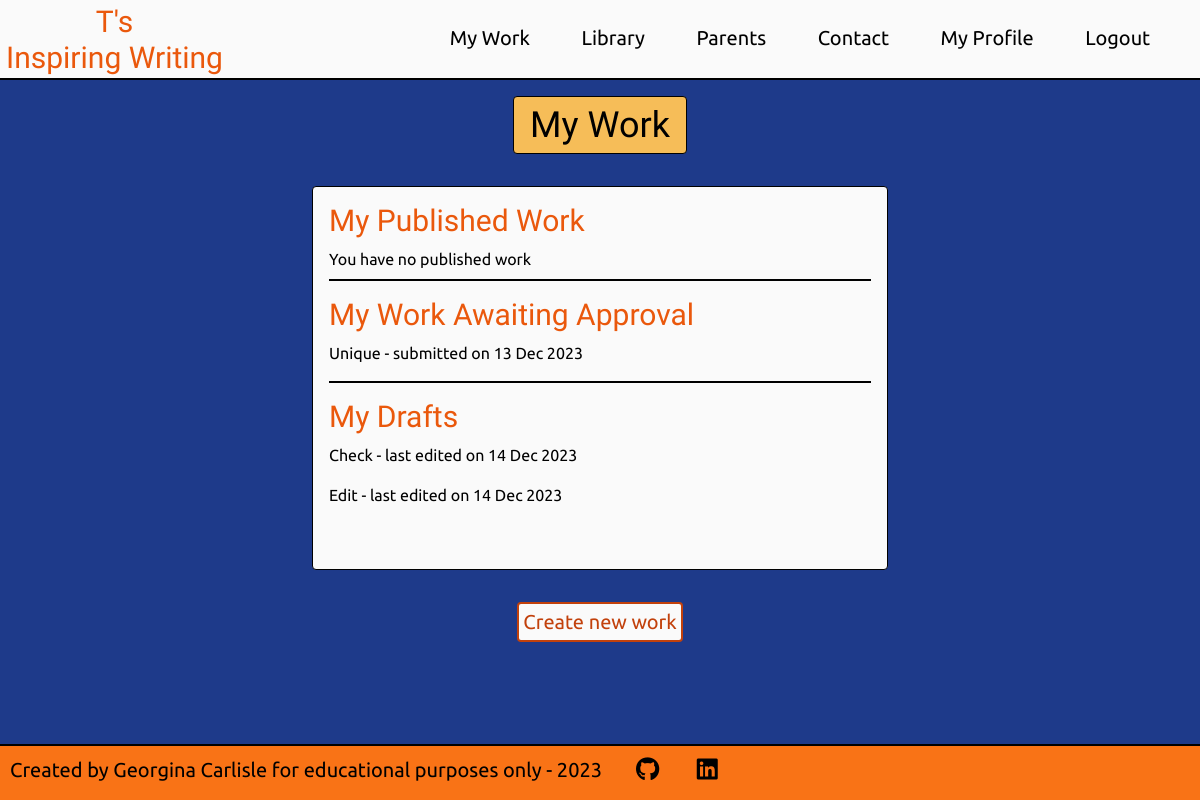
Page /writing/my_work/3 (signed in) on the earlier database version.
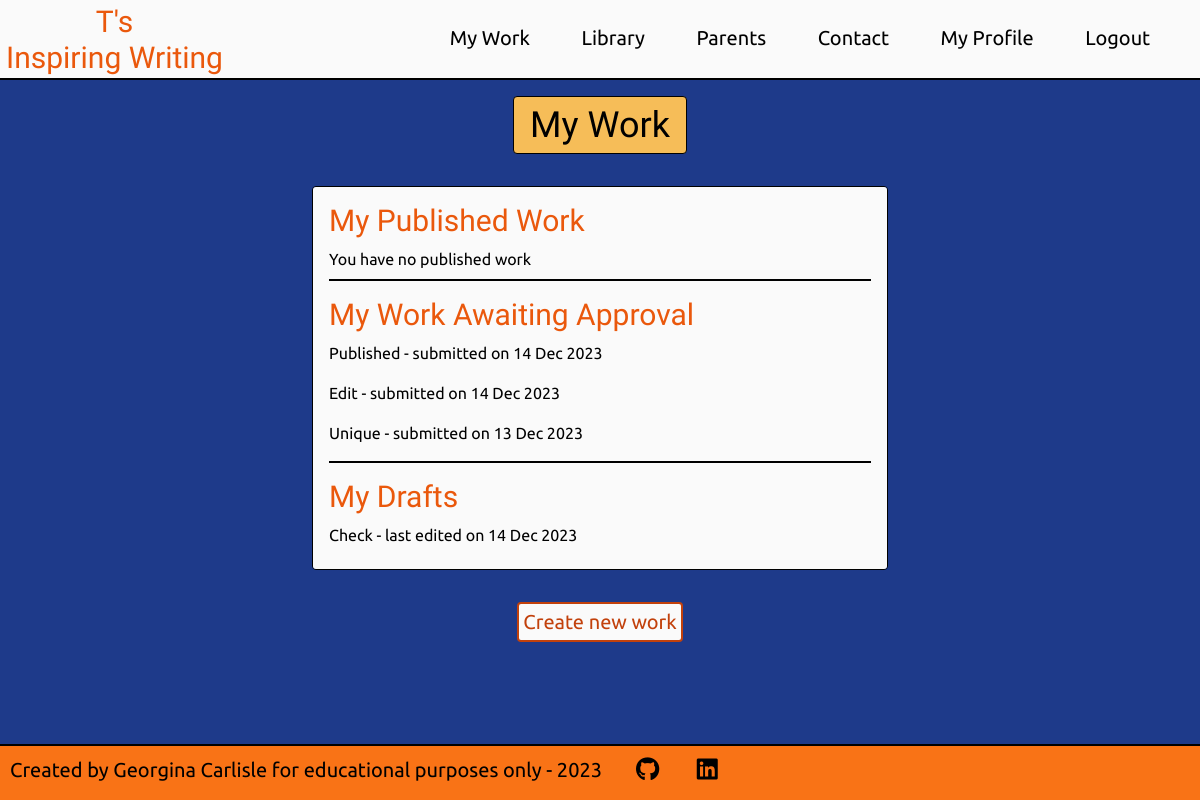
Same page on the later database version.
### writing/models.py (models this page shows, shortened)
class Writing(models.Model):
    title = models.CharField(max_length=50, unique=True)
    slug = models.SlugField(max_length=100, unique=True)
    author = models.ForeignKey(User, on_delete=models.CASCADE, related_name="writing")
    body = models.TextField()
    updated_on = models.DateTimeField(auto_now=True)
    pending_approval = models.BooleanField(default=False)
    date_submitted = models.DateTimeField(null=True, blank=True)
    approved = models.BooleanField(default=False)
    date_approved = models.DateTimeField(null=True, blank=True)
    failed_approval = models.BooleanField(default=False)
    date_failed = models.DateTimeField(null=True, blank=True)
    reason_failed = models.TextField(null=True, blank=True)
    featured = models.BooleanField(default=False)
    class Meta:
        ordering = ['-date_approved']

### writing/views.py (the view)
# urls.py: path('my_work/<int:user_id>', views.my_writing_view, name='my_work'),
@login_required
def my_writing_view(request, user_id):
    if request.user.id != user_id:
        messages.error(request, 'You have been returned to your account home page, \
                       as you were trying to access a page you are not authorised to view.')
        return redirect('account_home')
    context = {}
    user = User.objects.get(id=user_id)
    work = user.writing.all()
    published_work = work.filter(approved = True).order_by('-date_approved')
    awaiting_approval = work.filter(pending_approval = True).order_by('-date_submitted')
    failed_approval = work.filter(failed_approval = True).order_by('-date_failed')
    draft = work.filter(approved = False, pending_approval = False).order_by('-updated_on')
    context['published_work'] = published_work
    context['awaiting_approval'] = awaiting_approval
    context['failed_approval'] = failed_approval
    context['drafts'] = draft
    return render(request, 'my_work.html', context)

### writing/templates/my_work.html (shortened to what this page needs)
{% extends 'base.html' %}
{% load static %}
{% block content %}
<div class="bg-blue-900 h-full pb-4 pt-16 lg:pt-20">
    {% include 'my_work_title.html' %}
    <div class="flex justify-center mt-4">
        <div class="border border-black rounded bg-zinc-50 p-4 relative w-11/12 sm:max-w-xl h-96 overflow-auto">
            <div class="mb-4 border-b-2 border-black">
                <h2 class="text-2xl lg:text-3xl mb-2 font-title text-orange-600">
                    My Published Work
                </h2>
                {% if published_work %}
                {% for work in published_work %}
                <p class="mb-4">
                    <a href="{% url 'view' work.id %}"
                    title="View writing">
                    {{ work.title }}</a>
                    <span>- published on {{ work.date_approved|date:"d M Y" }}</span>
                </p>
                {% endfor %}
                {% else %}
                <p class="mb-2">You have no published work</p>
                {% endif %}
            </div>
            <div class="mb-4 border-b-2 border-black">
                <h2 class="text-2xl lg:text-3xl mb-2 font-title text-orange-600">
                    My Work Awaiting Approval
                </h2>
                {% if awaiting_approval %}
                {% for work in awaiting_approval %}
                <p class="mb-4">
                    <a href="{% url 'edit' work.id %}"
                    title="View writing">
                    {{ work.title }}</a>
                    <span>- submitted on {{ work.date_submitted|date:"d M Y" }}</span>
                </p>
                {% endfor %}
                {% else %}
                <p>You have no work awaiting approval</p>
                {% endif %}
            </div>
            <div>
                <h2 class="text-2xl lg:text-3xl mb-2 font-title text-orange-600">
                    My Drafts
                </h2>
                {% if drafts %}
                {% for work in drafts %}
                <p class="mb-4">
                    <a href="{% url 'edit' work.id %}"
                    title="View and edit writing">
                    {{ work.title }}</a>
                    <span>- last edited on {{ work.updated_on|date:"d M Y" }}</span>
                </p>
                {% endfor %}
                {% else %}
                <p class="mb-2">You have no drafts</p>
                {% endif %}
            </div>
        </div>
    </div>
    <div class="flex justify-center mt-2">
        <a class="p-1 mt-6 rounded border-orange-700 border-2 border-solid bg-zinc-50 hover:bg-orange-700 text-orange-700 hover:text-white text-lg md:text-xl hover:cursor-pointer w-fit"
            href="{% url 'create' %}">
            Create new work
        </a>
    </div>
</div>
{% endblock%}

Differences in the rows shown:
added Writing: title "Published", date_submitted "14 Dec 2023", shown under "My Work Awaiting Approval"
changed Writing "Edit": moves from the list under "My Drafts" to the list under "My Work Awaiting Approval"
